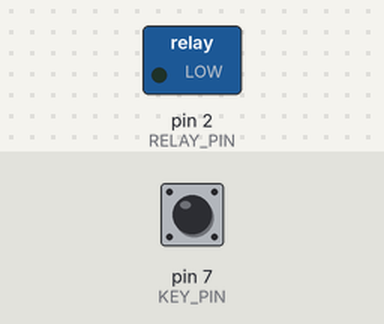
This sketch was run on a simulated Arduino Uno, built with avr-gcc and run on an emulated ATmega328P. Shown: switched loads named in the sketch (green lamp = pin HIGH). Inputs (shaded band) come from the test bench; at power-on: pin 7 (KEY_PIN) HIGH.

Above: at 1.2 s.
1.3 s: pin 7 (KEY_PIN) pulled LOW for 0.15 s
At 1.37 s:
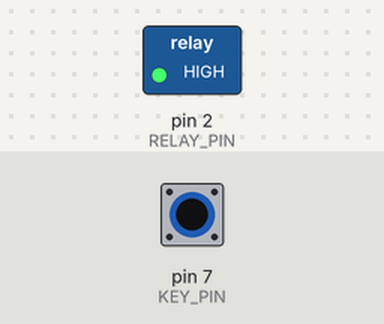
2.9 s: pin 7 (KEY_PIN) pulled LOW for 3.2 s
At 6.8 s:
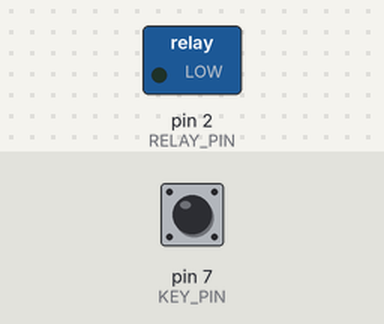
Timing chart, 0 to 8.3 s (numbered marks = the images above; inputs shaded):
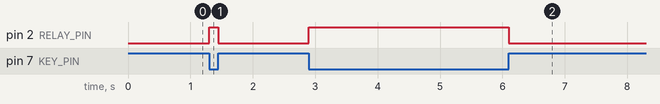

The sketch:

DISK_LOCK.ino
```cpp
#define RELAY_PIN 2
#define KEY_PIN 7


void setup() {
  pinMode(RELAY_PIN,OUTPUT);
  pinMode(KEY_PIN,INPUT_PULLUP);

}

void loop() {
   int KEY_VALUE=digitalRead(KEY_PIN);
   if(KEY_VALUE==LOW)
   {
      digitalWrite(RELAY_PIN,HIGH);
   }
   else
   {
    digitalWrite(RELAY_PIN,LOW);
   }
}
```

Measured:
- after the input at 1.3 s, pin 2 (RELAY_PIN): LOW → HIGH at once, → LOW 0.15 s later
- after the input at 2.9 s, pin 2 (RELAY_PIN): LOW → HIGH at once, → LOW 3.2 s later
